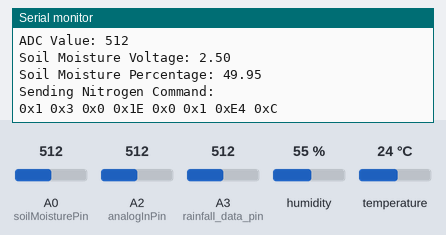
The sketch below on a simulated Arduino Uno, built with avr-gcc and run on an emulated ATmega328P. Parts: the last lines printed to the serial monitor. Wiring (inferred from the names in the program): DS3231 clock at I2C address 0x68. The test bench sets the inputs (shaded band); at power-on: humidity 55 %, A0 (soilMoisturePin) = 512, A3 (rainfall_data_pin) = 512, A2 (analogInPin) = 512, temperature 24 °C. The local clock reads 2024-03-15 10:24:30 at power-on unless the sketch sets it; no radio packets arrive unless stated.

Above: at 3.8 s.
3.9 s: humidity set to 22 %
At 5.1 s:
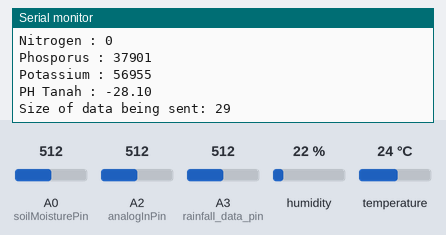
5.4 s: A0 (soilMoisturePin) set to 716
At 6.7 s:
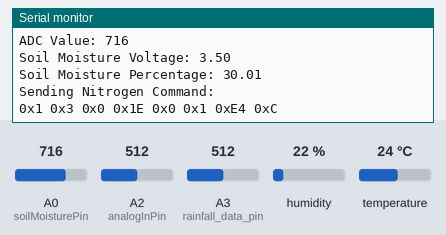
6.9 s: A3 (rainfall_data_pin) set to 716
At 8.1 s:
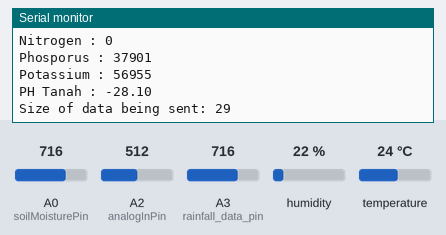
8.4 s: A2 (analogInPin) set to 30
At 9.5 s:
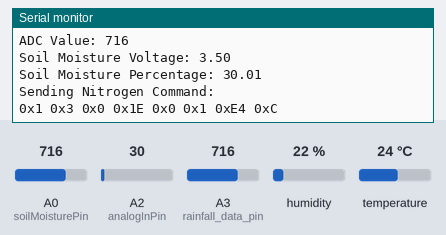
9.9 s: temperature set to 12 °C
At 10.9 s:
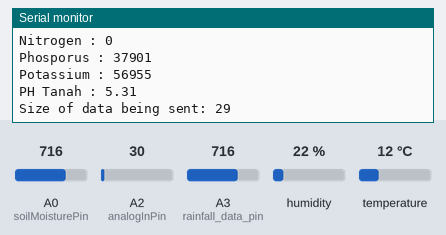
11.4 s: A2 (analogInPin) set to 306
At 13.7 s:
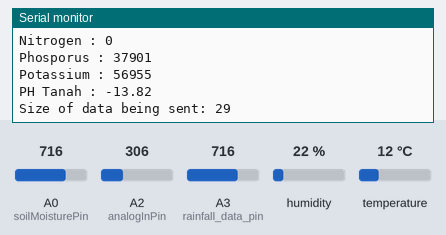
Timing chart, 0 to 13.9 s (numbered marks = the images above; inputs shaded):
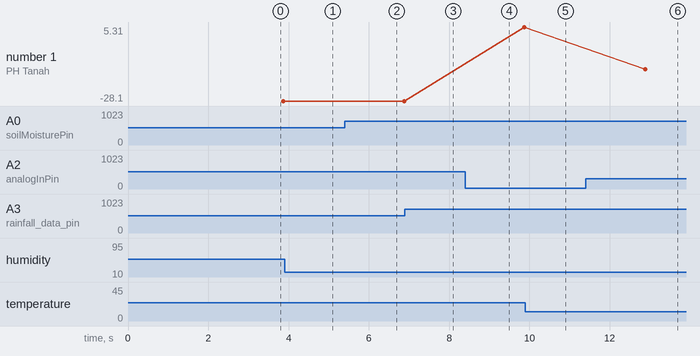

Measured:
- after the input at 5.4 s, the serial monitor: prints a new line after 0.60 s (image 2)
- after the input at 11.4 s, the serial monitor: prints a new line after 1.5 s (image 6)
- plotted number 1: -28.1 → 5.31 after the input at 8.4 s, 5.31 → -13.82 after the input at 11.4 s

The sketch:

main_copy_20241003210819.ino
```cpp
#include "nrf24l01.h"
#include "dhht.h"
#include "soilMoisture.h"
#include "automation.h"
#include "rtc3231.h"
#include "npk.h"
#include "phSensor.h"
#include "rainfall.h"

unsigned long currentTime ;
unsigned long startTime ;
unsigned long intervalTime = 3000; // interval for sending nrf24l01

unsigned long previousDhtMillis = 0;
const unsigned long dhtInterval = 2000; // Interval waktu untuk membaca DHT

void setup() {
  Serial.begin(115200);
  setupNrf24l01();
  setupRTC();
  initDHT();
  initRainfallSensor();
  initSoilMoistureSensor();
  initAutomation();
  initNPKSensor();
  initPhSensor();


}

void loop() {
  currentTime = millis();


  // turnOnWaterPump();

  // Serial.println(AutomationStatus.waterPinStatus);

  // Membaca sensor DHT setiap 2 detik
  if (currentTime - previousDhtMillis >= dhtInterval) {
    previousDhtMillis = currentTime;
    readTemp();
    readHum();
  }

  if(currentTime - startTime >= intervalTime){
    readAndSend();
    startTime = currentTime;
  }
  //  cekIntervalTime();
  byte second , minute , hour , dayOfWeek, dayOfMonth, month, year;
  readDS3231time(&second, &minute, &hour, &dayOfWeek, &dayOfMonth, &month, &year);

  time timeToDisplay;
  timeToDisplay.hour1 = hour;
  timeToDisplay.minute1 = minute;
  timeToDisplay.seconds1 = second;

  if (timeToDisplay.hour1 ==21 && timeToDisplay.minute1 == 25 && timeToDisplay.seconds1 == 10  && !waterPinState){
    Serial.println("Jadwal water pump hidup");
    turnOnWaterPump();
    Serial.println("ini dari struct  --> ");
    Serial.println(timeToDisplay.hour1);
    Serial.println(timeToDisplay.minute1);
    Serial.println(timeToDisplay.seconds1);
  }

  if (timeToDisplay.hour1 ==21 && timeToDisplay.minute1 == 27 && timeToDisplay.seconds1 == 00  && !waterPinState){
    Serial.println("Jadwal water pump hidup");
    turnOnWaterPump();
    Serial.println("ini dari struct  --> ");
    Serial.println(timeToDisplay.hour1);
    Serial.println(timeToDisplay.minute1);
    Serial.println(timeToDisplay.seconds1);
  }

  displayTime(); // digunakan untuk menampilkan &  mengset waktu yang dikirim ke NRF

  // Serial.println("ini dari struct  --> ");
  // Serial.println(timeToDisplay.hour1);
  // Serial.println(timeToDisplay.minute1);
  // Serial.println(timeToDisplay.seconds1);
  // Serial.println("---end---");
  // delay(3000);
  // cek time interval dari water pump
  cekIntervalTime();

}
```

automation.cpp
```cpp
#include "automation.h"

// Inisialisasi variabel global
unsigned long StartTime = 0;            // Waktu mulai penyiraman
unsigned long timeInterval = 60000;     // Interval waktu penyiraman (60 detik)
bool waterPinState ;             // Status pompa air (nyala/mati)

Automation AutomationStatus ;

void initAutomation() {
    pinMode(RELAY_WATER_PUMP, OUTPUT);
    Serial.println("Water pump relay 4 initialized !");
    digitalWrite(RELAY_WATER_PUMP, HIGH); // Matikan semua relay pada awalnya
    waterPinState = false;

}

void turnOnWaterPump() {
    // unsigned long currentMilliss = millis();

    waterPinState = true;

    digitalWrite(RELAY_WATER_PUMP, LOW); // Menghidupkan relay water pump
    Serial.println("Menghidupkan water pump");
    Serial.print("Current millis: ");
    Serial.println(millis());
    Serial.print("Start time: ");
    Serial.println(StartTime);

    StartTime = millis();;           // Waktu mulai

    AutomationStatus.waterPinStatus = waterPinState;
      bool tes;
  tes = digitalRead(RELAY_WATER_PUMP);
  Serial.print("nilai readnya = " );
  Serial.println(tes);
  Serial.print("nilai waterpinstate from turn on = " );
  Serial.println(waterPinState);
}

void cekIntervalTime() {
    unsigned long currentMilliss = millis();
    // Serial.print("Cek interval - Current millis: ");
    // Serial.println(currentMilliss);
    if ((waterPinState) && (currentMilliss - StartTime >= timeInterval)) {
        Serial.println("Mematikan semua pompa");
        digitalWrite(RELAY_WATER_PUMP, HIGH);          // Matikan relay water pump
        waterPinState = false;
        AutomationStatus.waterPinStatus = waterPinState;
        Serial.print("nilai waterpinstate from cek = " );
        Serial.println(waterPinState);
    }

}
```

automation.h
```cpp
#ifndef AUTOMATION_H
#define AUTOMATION_H

#include <Arduino.h>

const int RELAY_WATER_PUMP = 8;

// Variabel global untuk status pin dan waktu
extern unsigned long StartTime;
extern unsigned long timeInterval;
extern bool waterPinState ;


struct Automation{
  bool waterPinStatus;
};

// Deklarasi fungsi
void initAutomation();
void turnOnWaterPump();
void cekIntervalTime();


#endif 
```

dhht.cpp
```cpp
#include "dhht.h"

#define DHTPIN 4
#define DHTTYPE DHT11

DHT dht(DHTPIN, DHTTYPE);
float temperature ;
float humidity ;

void initDHT() {
  dht.begin();
  Serial.println("DHT Sensor initialized.");
}

float readTemp(){
  temperature = dht.readTemperature();
  return temperature;
}

float readHum(){
  humidity = dht.readHumidity();
  return humidity;
}
  // if (isnan(temperature) || isnan(humidity)) {
  //   Serial.println("Failed to read from DHT sensor!");
  // } else {
  //   Serial.print("Temperature: ");
  //   Serial.println(temperature);
  //   Serial.print("Humidity: ");
  //   Serial.println(humidity);
  // }
```

dhht.h
```cpp
#ifndef DHHT_H
#define DHHT_H

#include <DHT.h>

extern DHT dht;
extern float temperature;
extern float humidity;

void initDHT();

float readTemp();
float  readHum();
#endif
```

npk.cpp
```cpp
#include "npk.h"
#include <Arduino.h>
#include <SoftwareSerial.h>


#define DI 2
#define RO 3
#define DE 7
#define RE 8

// Membuat objek SoftwareSerial untuk menggantikan Serial2
SoftwareSerial npkSerial(RO, DI); // RX, TX


const byte nitro[] = {0x01, 0x03, 0x00, 0x1e, 0x00, 0x01, 0xe4, 0x0c};
const byte phos[] = {0x01, 0x03, 0x00, 0x1f, 0x00, 0x01, 0xb5, 0xcc};
const byte pota[] = {0x01, 0x03, 0x00, 0x20, 0x00, 0x01, 0x85, 0xc0};

byte values[11];

byte nitrogen() {
  npkSerial.flush();

  digitalWrite(DE, HIGH);
  digitalWrite(RE, HIGH);
  Serial.println("Sending Nitrogen Command:");
    for (byte i = 0; i < sizeof(nitro); i++) {
      Serial.print("0x");
      Serial.print(nitro[i], HEX);
      Serial.print(" ");
    }
  Serial.println();
  delay(10);
  if (npkSerial.write(nitro, sizeof(nitro)) == 8) {
    npkSerial.flush();
    digitalWrite(DE, LOW);
    digitalWrite(RE, LOW);
    for (byte i = 0; i < 7; i++) {
      values[i] = npkSerial.read();
    }
  }
  return values[4];
}

byte phosphorous() {
  npkSerial.flush();

  digitalWrite(DE, HIGH);
  digitalWrite(RE, HIGH);
  delay(10);
  if (npkSerial.write(phos, sizeof(phos)) == 8) {
    npkSerial.flush();
    digitalWrite(DE, LOW);
    digitalWrite(RE, LOW);
    for (byte i = 0; i < 7; i++) {
      values[i] = npkSerial.read();
    }
  }
  return values[4];
}

byte potassium() {
  npkSerial.flush();

  digitalWrite(DE, HIGH);
  digitalWrite(RE, HIGH);
  delay(10);
  if (npkSerial.write(pota, sizeof(pota)) == 8) {
    npkSerial.flush();
    digitalWrite(DE, LOW);
    digitalWrite(RE, LOW);
    for (byte i = 0; i < 7; i++) {
      values[i] = npkSerial.read();
    }
  }
  return values[4];
}

void initNPKSensor() {
  npkSerial.begin(4800);

  // Initiation for NPK sensor
  pinMode(RE, OUTPUT);
  pinMode(DE, OUTPUT);

  // put RS-485 into receive mode
  digitalWrite(DE, LOW);
  digitalWrite(RE, LOW);
}

void readNPKSensor(byte &nitrogen_value, byte &phosphorus_value, byte &potassium_value) {
  npk npkValue;
  nitrogen_value = nitrogen();
  delay(250);
  phosphorus_value = phosphorous();
  delay(250);
  potassium_value = potassium();
  delay(250);
  npkValue.nitrogen =nitrogen_value ;
  npkValue.phosporus =phosphorus_value ;
  npkValue.potassium =potassium_value ;
  Serial.print("FromRead npk sensor harusnya di bodret 4800");
  Serial.println(nitrogen_value);
  Serial.println(phosphorus_value);
  Serial.println(potassium_value);

}
```

npk.h
```cpp
#ifndef NPKSENSOR_H
#define NPKSENSOR_H

#include <Arduino.h>

extern const byte nitro[];
extern const byte phos[];
extern const byte pota[];
extern byte values[];

struct npk{
  uint16_t nitrogen;
  uint16_t phosporus;
  uint16_t potassium;
};

void initNPKSensor();
void readNPKSensor(byte &nitrogen_value, byte &phosphorus_value, byte &potassium_value);
byte nitrogen();
byte phosphorous();
byte potassium();

#endif // NPKSENSOR_H
```

nrf24l01.cpp
```cpp
#include "dhht.h"
#include "nrf24l01.h"
#include "rainfall.h"
#include "soilMoisture.h"
#include "automation.h"
#include "npk.h"
#include "phSensor.h"
#include "soilMoisture.h"


RF24 radio(CePin, CsnPin);  //ce, csn --> radio object

uint16_t indeks = 0; // indeks penampung counter


void setupNrf24l01() {
  Serial.begin(115200);
  radio.begin();
  if (!radio.begin()) {
    Serial.println("NRF24L01 uno failed to initialize!");
    Serial.println("Trying to connect ... ");
    radio.printDetails();
    // delay(300);
    while (1)
      ;
  } else {
    Serial.println("NRF24L01 initialized successfully.");
  }

  radio.setChannel(108);  // 0-124 channel
  radio.openWritingPipe(address);

  radio.setPALevel(RF24_PA_HIGH);  //RF24_PA_MIN, RF24_PA_LOW, RF24_PA_HIGH, RF24_PA_MAX
  radio.setDataRate(RF24_250KBPS); // Set a lower data rate for more reliable communication

  // radio.setDataRate (RF24_2MBPS); //exchange rate. To choose RF24_2MBPS, RF24_1MBPS, RF24_250KBPS
  // radio.setRetries(0, 15); //(time between attempts to reach out, number of attempts)

  radio.printDetails();
  radio.stopListening();


}

void readAndSend() {
  indeks ++;
  SensorData dataToSend;


    // soil moisture

  // readSoilMoisture();
  // soilMoisture soilMoistureValue;
   soilMoisture soilMoistureValue = readSoilMoisture();  // Ambil struct dari fungsi readSoilMoisture


  // npk
  byte nitrogen_value, phosphorus_value, potassium_value;

  readNPKSensor(nitrogen_value, phosphorus_value, potassium_value);
  npk npkValue ;


  // Automation
  Automation automationValue;

  // DHT
  readTemp();

  readHum();

  //PH
  readPh();

  // Mengisi nilai untuk dikirim (NRF)
  dataToSend.counter = indeks;                        //  counter
  dataToSend.temperature = readTemp();  //  suhu
  dataToSend.humidity = readHum();        //  kelembaban
  dataToSend.rainfall = readRainfall();             //  raindfall

  // dataToSend.adc = soilMoistureValue.adc;             //  soil moisture // ga dipake buat save nrf byte maximum
  // dataToSend.tegangan = soilMoistureValue.tegangan;             //  soil moisture// ga dipake buat save nrf byte maximum
  dataToSend.soilMoisturePercent = soilMoistureValue.soilMoisturePercent;             //  soil moisture

  dataToSend.automation = waterPinState;             // status pompa air
  //npk
    dataToSend.nitrogen = npkValue.nitrogen;
  dataToSend.phosporus = npkValue.phosporus;
  dataToSend.potassium = npkValue.potassium;
  // dataToSend.nitrogen = nitrogen_value;
  // dataToSend.phosporus = phosphorus_value;
  // dataToSend.potassium = potassium_value;
  //ph sensor
  // dataToSend.phSensorValue =phSensorValue; // ga dipake buat save nrf byte maximum
  dataToSend.phTanah = phTanah;


  if (isnan(dataToSend.temperature) || isnan(dataToSend.humidity) || isnan(dataToSend.rainfall)) {
    Serial.println("Gagal membaca dari sensor !");
  }

  bool ok = false;
  ok = radio.write(&dataToSend, sizeof(dataToSend));
  if (!isnan(dataToSend.temperature) && !isnan(dataToSend.humidity)&& !isnan(dataToSend.rainfall) &&  ok) {  // data dikirim ke nrf jika data sensor tidak = nan dan nrf receiver tersedia
    Serial.println("Data Berhasil Dikirim dari NRF24L01");
    Serial.print("data send counter = ");
    Serial.println(dataToSend.counter);
    Serial.print("data send temperature = ");
    Serial.println(dataToSend.temperature);
    Serial.print("data send humidity = ");
    Serial.println(dataToSend.humidity);
    Serial.print("data send rainfal = ");
    Serial.println(dataToSend.rainfall);
    // Serial.print("Soil Moisture ADC: ");
    // Serial.println(dataToSend.adc);
    // Serial.print("Soil Moisture Tegangan (Voltage): ");
    // Serial.println(dataToSend.tegangan);
    Serial.print("Soil Moisture Percentage: ");
    Serial.println(dataToSend.soilMoisturePercent);
    Serial.print("Waterpum Status : ");
    Serial.println(dataToSend.automation);
    Serial.print("Nitrogen : ");
    Serial.println(dataToSend.nitrogen);
    Serial.print("Phosporus : ");
    Serial.println(dataToSend.phosporus);
    Serial.print("Potassium : ");
    Serial.println(dataToSend.potassium);
    // Serial.print("PH Sensor Value : ");
    // Serial.println(dataToSend.phSensorValue);
    Serial.print("PH Tanah : ");
    Serial.println(dataToSend.phTanah);
    Serial.print("Size of data being sent: ");
    Serial.println(sizeof(dataToSend));


  }

  else {
    Serial.println("Gagal mengirim data dari NRF24L01 oioioi");
    // // Serial.println(dataToSend.phSensorValue);
    // // Serial.println(dataToSend.phTanah);
    // // Serial.println(dataToSend.phosporus);
    // // Serial.println(dataToSend.nitrogen);
    // // Serial.println(dataToSend.potassium);
    // Serial.println(dataToSend.automation);

    //debuging :
    Serial.print("data send counter = ");
    Serial.println(dataToSend.counter);
    Serial.print("data send temperature = ");
    Serial.println(dataToSend.temperature);
    Serial.print("data send humidity = ");
    Serial.println(dataToSend.humidity);
    Serial.print("data send rainfal = ");
    Serial.println(dataToSend.rainfall);
    // Serial.print("Soil Moisture ADC: ");
    // Serial.println(dataToSend.adc);
    // Serial.print("Soil Moisture Tegangan (Voltage): ");
    // Serial.println(dataToSend.tegangan);
    Serial.print("Soil Moisture Percentage: ");
    Serial.println(dataToSend.soilMoisturePercent);
    Serial.print("Waterpum Status : ");
    Serial.println(dataToSend.automation);
    Serial.print("Nitrogen : ");
    Serial.println(dataToSend.nitrogen);
    Serial.print("Phosporus : ");
    Serial.println(dataToSend.phosporus);
    Serial.print("Potassium : ");
    Serial.println(dataToSend.potassium);
    // Serial.print("PH Sensor Value : ");
    // Serial.println(dataToSend.phSensorValue);
    Serial.print("PH Tanah : ");
    Serial.println(dataToSend.phTanah);

    Serial.print("Size of data being sent: ");
    Serial.println(sizeof(dataToSend));
    delay(200);  // delay


  }

}
```

nrf24l01.h
```cpp
#include <SPI.h>
#include <nRF24L01.h>
#include <RF24.h>
/* arduino pin
 ce   ---> 9
 csn  ---> 10
 csk  ---> 13
 MOSI ---> 11
 MISO ---> 12
*/
const int CePin = 9  ; // CE pin for radio object
const int CsnPin = 10  ;// CSN pin for radio object


extern RF24 radio;  // CE, CSN
const byte address[6] = "00001"; // alamat


// Struct untuk mengirimkan data
struct SensorData {
  //dht
  float temperature;
  float humidity;
  //rainfall
  float rainfall;
  //soilMoisture
  // uint16_t adc; // ga dipake buat save nrf byte maximum
  // float tegangan;  // ga dipake buat save nrf byte maximum

  float soilMoisturePercent;
  // automation
  bool automation;
  // counter
  uint16_t counter;
  // NPK
  uint16_t nitrogen ;
  uint16_t phosporus ;
  uint16_t potassium ;
  // PH sensor
  // uint16_t phSensorValue; // ga dipake buat save nrf byte maximum
  float phTanah;

};


void setupNrf24l01();
void readAndSend();
```

phSensor.cpp
```cpp
#include "phSensor.h"

#define analogInPin A2 //jika di esp = 35 , arduino = A2 (Kuning DMS - A0), Hijau dms - 6 Uno, Kabel hitam-> orange dms, putih -> gnd board

int phSensorValue;        // Nilai ADC dari sensor
float phTanah;

void initPhSensor() {
  // Inisialisasi pin sensor pH tanah
  pinMode(analogInPin, INPUT);
}

void readPh() {
  phSensorValue = analogRead(analogInPin);
  phTanah = (-0.0693 * phSensorValue) + 7.3855;
  // phTanah = (-0.015 * phSensorValue) +16;

}
```

phSensor.h
```cpp
#ifndef PHSENSOR_H
#define PHSENSOR_H

#include <Arduino.h>

extern const int analogInPin;
extern int phSensorValue;
extern float phTanah;

void initPhSensor();
void readPh();

#endif
```

rainfall.cpp
```cpp
#include "rainfall.h"

const int rainfall_data_pin = 3;        // PIN ANALOG
float rainfall_value;

void initRainfallSensor() {
  pinMode(rainfall_data_pin, INPUT);
  Serial.println("Rain Fall Sensor initialized.");
}

float readRainfall() {
  rainfall_value = analogRead(rainfall_data_pin);
  return rainfall_value;

}
```

rainfall.h
```cpp
#ifndef RAINFALL_H
#define RAINFALL_H

#include <Arduino.h>

extern const int rainfall_data_pin;        // PIN ANALOG
extern float rainfall_value;

void initRainfallSensor();
float readRainfall();

#endif
```

soilMoisture.cpp
```cpp
#include "soilMoisture.h"

const int soilMoisturePin = A0;


void initSoilMoistureSensor() {
  pinMode(soilMoisturePin, INPUT);
  Serial.println("Soil Moisture Sensor initialized.");
}

soilMoisture readSoilMoisture() {
  soilMoisture soilMoistureValue;
  // soilMoistureValue.adc = (analogRead(soilMoisturePin) + 1)/4; //esp
  soilMoistureValue.adc = analogRead(soilMoisturePin); //uno
  soilMoistureValue.tegangan = soilMoistureValue.adc * (5.0 / 1023.0);
  soilMoistureValue.soilMoisturePercent = (100 - ((soilMoistureValue.adc/1023.00)*100));
  // soilMoistureValue.soilMoisturePercent = 100 - ((soilMoistureValue.adc / 1023.0) * 100);


   // Debugging: lihat nilai di serial monitor
  Serial.print("ADC Value: ");
  Serial.println(soilMoistureValue.adc);
  Serial.print("Soil Moisture Voltage: ");
  Serial.println(soilMoistureValue.tegangan);
  Serial.print("Soil Moisture Percentage: ");
  Serial.println(soilMoistureValue.soilMoisturePercent);
  return soilMoistureValue;

}
```

soilMoisture.h
```cpp
#ifndef SOILMOISTURE_H
#define SOILMOISTURE_H

#include <Arduino.h>

extern const int soilMoisturePin;

struct soilMoisture {
  uint16_t adc;
  float tegangan;
  float soilMoisturePercent;
};

void initSoilMoistureSensor();
soilMoisture readSoilMoisture();

#endif
```

Source omitted: rtc3231.h (3964 bytes)
